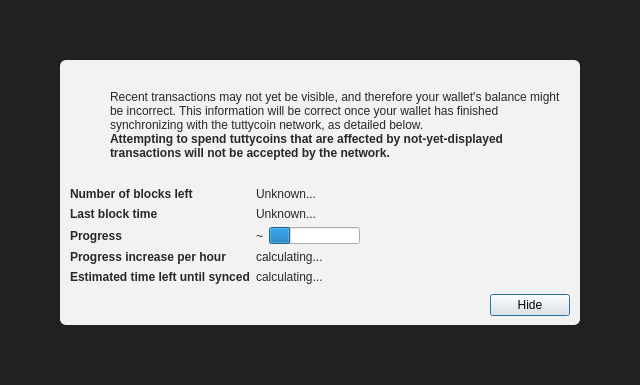
<?xml version="1.0" encoding="UTF-8"?>
<ui version="4.0">
 <class>ModalOverlay</class>
 <widget class="ModalOverlay" name="ModalOverlay">
  <property name="geometry">
   <rect>
    <x>0</x>
    <y>0</y>
    <width>640</width>
    <height>385</height>
   </rect>
  </property>
  <property name="windowTitle">
   <string>Form</string>
  </property>
  <layout class="QVBoxLayout" name="verticalLayout" stretch="0">
   <property name="sizeConstraint">
    <enum>QLayout::SetDefaultConstraint</enum>
   </property>
   <property name="leftMargin">
    <number>0</number>
   </property>
   <property name="topMargin">
    <number>0</number>
   </property>
   <property name="rightMargin">
    <number>0</number>
   </property>
   <property name="bottomMargin">
    <number>0</number>
   </property>
   <item>
    <widget class="QWidget" name="bgWidget" native="true">
     <property name="styleSheet">
      <string notr="true">#bgWidget { background: rgba(0,0,0,220); }</string>
     </property>
     <layout class="QVBoxLayout" name="verticalLayoutMain" stretch="1">
      <property name="leftMargin">
       <number>60</number>
      </property>
      <property name="topMargin">
       <number>60</number>
      </property>
      <property name="rightMargin">
       <number>60</number>
      </property>
      <property name="bottomMargin">
       <number>60</number>
      </property>
      <item>
       <widget class="QWidget" name="contentWidget" native="true">
        <property name="styleSheet">
         <string notr="true">#contentWidget { background: rgba(255,255,255,240); border-radius: 6px; }

QLabel { color: rgb(40,40,40);  }</string>
        </property>
        <layout class="QVBoxLayout" name="verticalLayoutSub" stretch="1,0,0,0">
         <property name="spacing">
          <number>0</number>
         </property>
         <property name="leftMargin">
          <number>10</number>
         </property>
         <property name="topMargin">
          <number>10</number>
         </property>
         <property name="rightMargin">
          <number>10</number>
         </property>
         <property name="bottomMargin">
          <number>10</number>
         </property>
         <item>
          <layout class="QHBoxLayout" name="horizontalLayoutIconText" stretch="0,1">
           <property name="topMargin">
            <number>20</number>
           </property>
           <item>
            <layout class="QVBoxLayout" name="verticalLayoutIcon">
             <property name="leftMargin">
              <number>0</number>
             </property>
             <item>
              <widget class="QPushButton" name="warningIcon">
               <property name="enabled">
                <bool>false</bool>
               </property>
               <property name="text">
                <string/>
               </property>
               <property name="icon">
                <iconset>
                 <normaloff>:/icons/warning</normaloff>
                 <disabledoff>:/icons/warning</disabledoff>:/icons/warning</iconset>
               </property>
               <property name="iconSize">
                <size>
                 <width>48</width>
                 <height>48</height>
                </size>
               </property>
               <property name="flat">
                <bool>true</bool>
               </property>
              </widget>
             </item>
             <item>
              <spacer name="verticalSpacerWarningIcon">
               <property name="orientation">
                <enum>Qt::Vertical</enum>
               </property>
               <property name="sizeHint" stdset="0">
                <size>
                 <width>20</width>
                 <height>40</height>
                </size>
               </property>
              </spacer>
             </item>
            </layout>
           </item>
           <item>
            <layout class="QVBoxLayout" name="verticalLayoutInfoText">
             <property name="leftMargin">
              <number>0</number>
             </property>
             <property name="topMargin">
              <number>0</number>
             </property>
             <item>
              <widget class="QLabel" name="infoText">
               <property name="text">
                <string>Recent transactions may not yet be visible, and therefore your wallet's balance might be incorrect. This information will be correct once your wallet has finished synchronizing with the tuttycoin network, as detailed below.</string>
               </property>
               <property name="textFormat">
                <enum>Qt::RichText</enum>
               </property>
               <property name="wordWrap">
                <bool>true</bool>
               </property>
              </widget>
             </item>
             <item>
              <widget class="QLabel" name="infoTextStrong">
               <property name="font">
                <font>
                 <weight>75</weight>
                 <bold>true</bold>
                </font>
               </property>
               <property name="text">
                <string>Attempting to spend tuttycoins that are affected by not-yet-displayed transactions will not be accepted by the network.</string>
               </property>
               <property name="textFormat">
                <enum>Qt::RichText</enum>
               </property>
               <property name="wordWrap">
                <bool>true</bool>
               </property>
              </widget>
             </item>
             <item>
              <spacer name="verticalSpacerInTextSpace">
               <property name="orientation">
                <enum>Qt::Vertical</enum>
               </property>
               <property name="sizeHint" stdset="0">
                <size>
                 <width>20</width>
                 <height>40</height>
                </size>
               </property>
              </spacer>
             </item>
            </layout>
           </item>
          </layout>
         </item>
         <item>
          <spacer name="verticalSpacerAfterText">
           <property name="orientation">
            <enum>Qt::Vertical</enum>
           </property>
           <property name="sizeHint" stdset="0">
            <size>
             <width>20</width>
             <height>40</height>
            </size>
           </property>
          </spacer>
         </item>
         <item>
          <layout class="QFormLayout" name="formLayout">
           <property name="fieldGrowthPolicy">
            <enum>QFormLayout::FieldsStayAtSizeHint</enum>
           </property>
           <property name="horizontalSpacing">
            <number>6</number>
           </property>
           <property name="verticalSpacing">
            <number>6</number>
           </property>
           <property name="topMargin">
            <number>10</number>
           </property>
           <item row="0" column="0">
            <widget class="QLabel" name="labelNumberOfBlocksLeft">
             <property name="font">
              <font>
               <weight>75</weight>
               <bold>true</bold>
              </font>
             </property>
             <property name="text">
              <string>Number of blocks left</string>
             </property>
            </widget>
           </item>
           <item row="0" column="1">
            <widget class="QLabel" name="numberOfBlocksLeft">
             <property name="text">
              <string>Unknown...</string>
             </property>
            </widget>
           </item>
           <item row="1" column="0">
            <widget class="QLabel" name="labelLastBlockTime">
             <property name="font">
              <font>
               <weight>75</weight>
               <bold>true</bold>
              </font>
             </property>
             <property name="text">
              <string>Last block time</string>
             </property>
            </widget>
           </item>
           <item row="1" column="1">
            <widget class="QLabel" name="newestBlockDate">
             <property name="sizePolicy">
              <sizepolicy hsizetype="Maximum" vsizetype="Preferred">
               <horstretch>0</horstretch>
               <verstretch>0</verstretch>
              </sizepolicy>
             </property>
             <property name="text">
              <string>Unknown...</string>
             </property>
            </widget>
           </item>
           <item row="2" column="0">
            <widget class="QLabel" name="labelSyncDone">
             <property name="font">
              <font>
               <weight>75</weight>
               <bold>true</bold>
              </font>
             </property>
             <property name="text">
              <string>Progress</string>
             </property>
            </widget>
           </item>
           <item row="2" column="1">
            <layout class="QHBoxLayout" name="horizontalLayoutSync" stretch="0,1">
             <item>
              <widget class="QLabel" name="percentageProgress">
               <property name="text">
                <string notr="true">~</string>
               </property>
              </widget>
             </item>
             <item>
              <widget class="QProgressBar" name="progressBar">
               <property name="value">
                <number>24</number>
               </property>
               <property name="format">
                <string/>
               </property>
              </widget>
             </item>
            </layout>
           </item>
           <item row="4" column="0">
            <widget class="QLabel" name="labelProgressIncrease">
             <property name="font">
              <font>
               <weight>75</weight>
               <bold>true</bold>
              </font>
             </property>
             <property name="text">
              <string>Progress increase per hour</string>
             </property>
            </widget>
           </item>
           <item row="4" column="1">
            <widget class="QLabel" name="progressIncreasePerH">
             <property name="text">
              <string>calculating...</string>
             </property>
            </widget>
           </item>
           <item row="5" column="0">
            <widget class="QLabel" name="labelEstimatedTimeLeft">
             <property name="font">
              <font>
               <weight>75</weight>
               <bold>true</bold>
              </font>
             </property>
             <property name="text">
              <string>Estimated time left until synced</string>
             </property>
            </widget>
           </item>
           <item row="5" column="1">
            <widget class="QLabel" name="expectedTimeLeft">
             <property name="text">
              <string>calculating...</string>
             </property>
            </widget>
           </item>
          </layout>
         </item>
         <item>
          <layout class="QHBoxLayout" name="horizontalLayoutButtons">
           <property name="leftMargin">
            <number>10</number>
           </property>
           <property name="topMargin">
            <number>10</number>
           </property>
           <item>
            <spacer name="horizontalSpacer">
             <property name="orientation">
              <enum>Qt::Horizontal</enum>
             </property>
             <property name="sizeHint" stdset="0">
              <size>
               <width>40</width>
               <height>20</height>
              </size>
             </property>
            </spacer>
           </item>
           <item>
            <widget class="QPushButton" name="closeButton">
             <property name="text">
              <string>Hide</string>
             </property>
             <property name="focusPolicy">
              <enum>Qt::StrongFocus</enum>
             </property>
             <property name="default">
              <bool>true</bool>
             </property>
            </widget>
           </item>
          </layout>
         </item>
        </layout>
       </widget>
      </item>
     </layout>
    </widget>
   </item>
  </layout>
 </widget>
 <customwidgets>
  <customwidget>
   <class>ModalOverlay</class>
   <extends>QWidget</extends>
   <header>qt/modaloverlay.h</header>
   <container>1</container>
  </customwidget>
 </customwidgets>
 <resources/>
 <connections/>
</ui>
